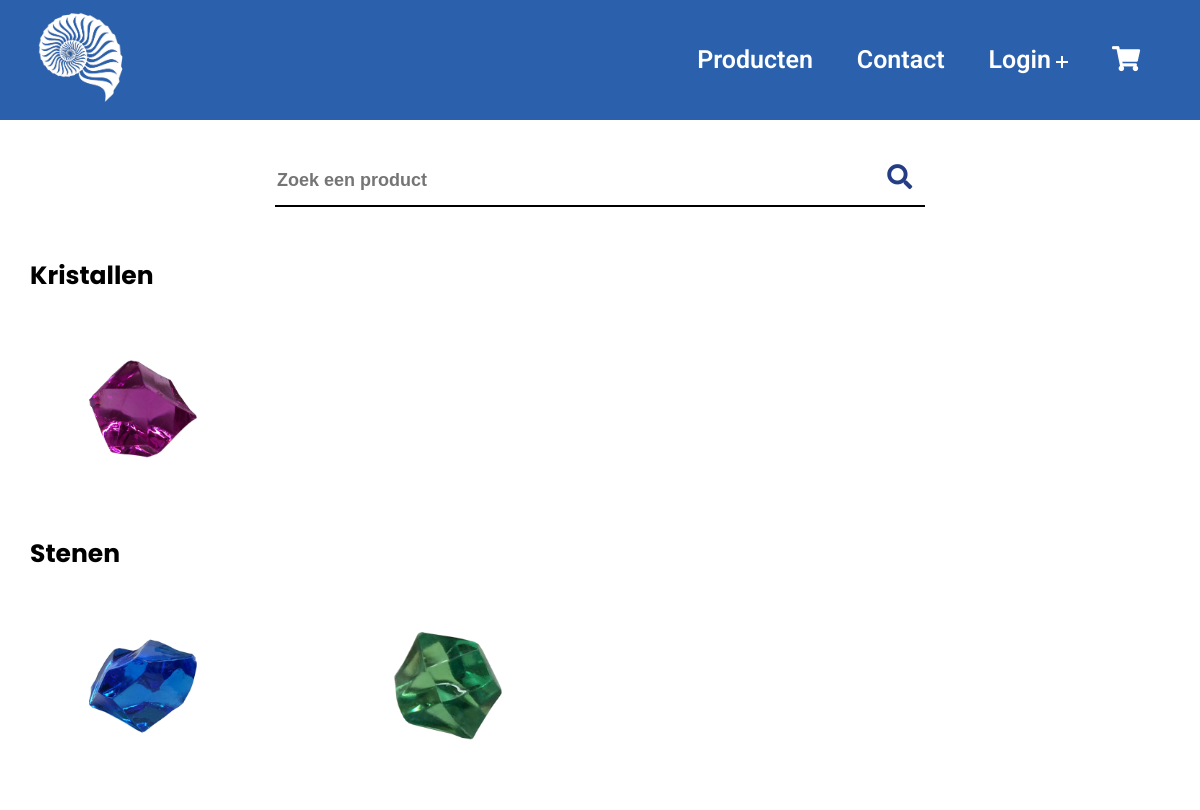
Before: /products.php with the older database file.
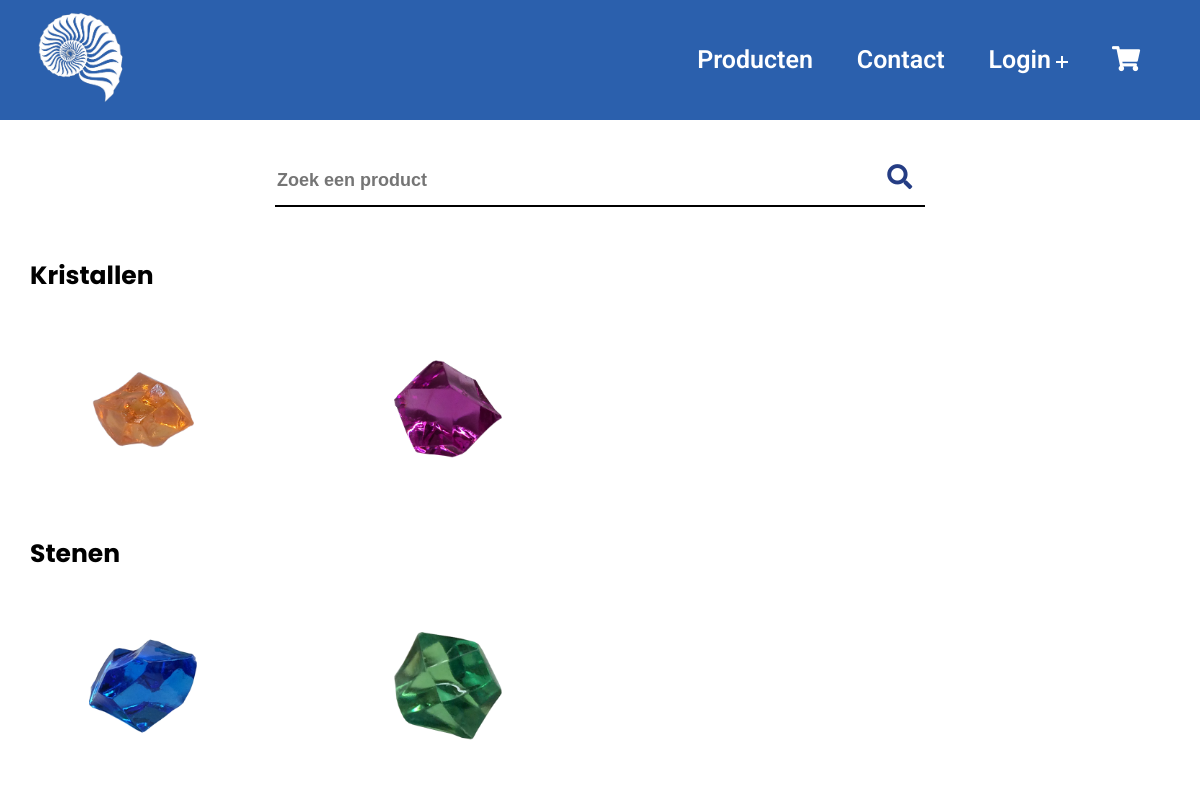
After: the same page with the newer database file.
### tables this page shows
CREATE TABLE `product_category` (
  `category_id` int(11) NOT NULL,
  `category_name` varchar(250) NOT NULL
);

CREATE TABLE `product` (
  `product_id` int(11) NOT NULL,
  `product_name` varchar(50) NOT NULL,
  `product_price` int(11) NOT NULL,
  `product_category` int(11) NOT NULL,
  `product_description` longtext NOT NULL,
  `product_quantity` int(11) DEFAULT NULL,
  `product_availability` varchar(5) NOT NULL DEFAULT 'true'
);

CREATE TABLE `product_image` (
  `image_id` int(11) NOT NULL,
  `image_name` varchar(250) NOT NULL,
  `product_id` int(11) NOT NULL
);

### classes/dbh.php (called while the page is built)
<?php
class dbh
{
    public function connection()
    {
        try {
            $username = "root";
            $password = "";
            $pdo = new PDO('mysql:host=localhost;dbname=fas', $username, $password);
            return $pdo;
        } catch (PDOException $e) {
            print "Error!:" . $e->getMessage() . "<br/>";
            die();
        }
    }
}

### products.php (the view, shortened to what this page needs)
<?php
include 'incs/header.php';
include 'classes/dbh.php';
$dbh = new Dbh();
?>
<body id=producten-body>
  <?php
  include 'incs/navBar.php';
  ?>
  <form class="search-bar" methode="post" action="">
    <input id="search" class="input-search" type="text" name="search" placeholder="Zoek een product">
    <button type="submit" name="submit-search"><i class="fas fa-search"></i></button>
  </form>
  <div id=all-products>
    <?php
    $stmtCategory = $dbh->connection()->prepare("SELECT * FROM product_category ORDER BY rand()");
    $stmtCategory->execute();
    $resultCategory = $stmtCategory->fetchAll();
    foreach ($resultCategory as $category) {
      echo "<div class=\"products-wrapper-category\">";
      echo "<h2 class=\"category-title\">$category[category_name]</h2>";
      $stmt = $dbh->connection()->prepare("SELECT * FROM product INNER JOIN product_category ON product.product_category = product_category.category_id INNER JOIN product_image ON product_image.product_id = product.product_id WHERE product_category = $category[category_id] ORDER BY rand();");
      $stmt->execute();
      $result = $stmt->fetchAll();
      echo "<div id=\"products-wrapper\">";
      foreach ($result as $row) {
        if (isset($_SESSION['userId']) && $userRole == "admin") {
          if (($row['product_quantity'] < 1) || ($row['product_availability'] != "true")) {
            echo "
      <div class=\"product\">
      <div class=\"imgbox\">
      <filter style=\"filter: grayscale(100%);\">
        <img src=\"imgs/$row[image_name]\">
      </filter>
      </div>
       <div class=\"detailsAdmin\">
         <h2>$row[product_name]</h2>
         <div class=\"price\">
         €$row[product_price],-
         </div>
         <a href=\"viewProduct.php?id=$row[product_id]\">Bekijken</a>
         <a href=\"editProduct.php?id=$row[product_id]\" style=\"background-color:orange\">Bewerken</a>
         <a href=\"deleteProduct.php?id=$row[product_id]\" style=\"background-color:darkred\">Verwijderen</a>
       </div>
       </div>";
          } else {
            echo "
        <div class=\"product\">
        <div class=\"imgbox\">
          <img src=\"imgs/$row[image_name]\">
        </div>
         <div class=\"detailsAdmin\">
           <h2>$row[product_name]</h2>
           <div class=\"price\">
           €$row[product_price],-
           </div>
           <a href=\"viewProduct.php?id=$row[product_id]\">Bekijken</a>
           <a href=\"editProduct.php?id=$row[product_id]\" style=\"background-color:orange\">Bewerken</a>
           <a href=\"deleteProduct.php?id=$row[product_id]\" style=\"background-color:darkred\">Verwijderen</a>
         </div>
         </div>";
          }
        } elseif (($row['product_quantity'] > 0) && ($row['product_availability'] != "false")) {
          echo "
      <div class=\"product\">
      <div class=\"imgbox\">
        <img src=\"imgs/$row[image_name]\">
      </div>
       <div class=\"details\">
         <h2>$row[product_name]<br><span>$row[category_name]</span></h2>
         <div class=\"price\">
         €$row[product_price],-
         </div>
         <a href=\"viewProduct.php?id=$row[product_id]\">Bekijken</a>
       </div>
       </div>";
        }
      }
      echo "</div>";
      echo "</div>";
    }
    ?>
  </div>
  <?php
  include 'incs/footer.php';
  ?>

Changed rows visible on the page:
added product: product_image.image_name (picture), shown under product_category "Kristallen"
